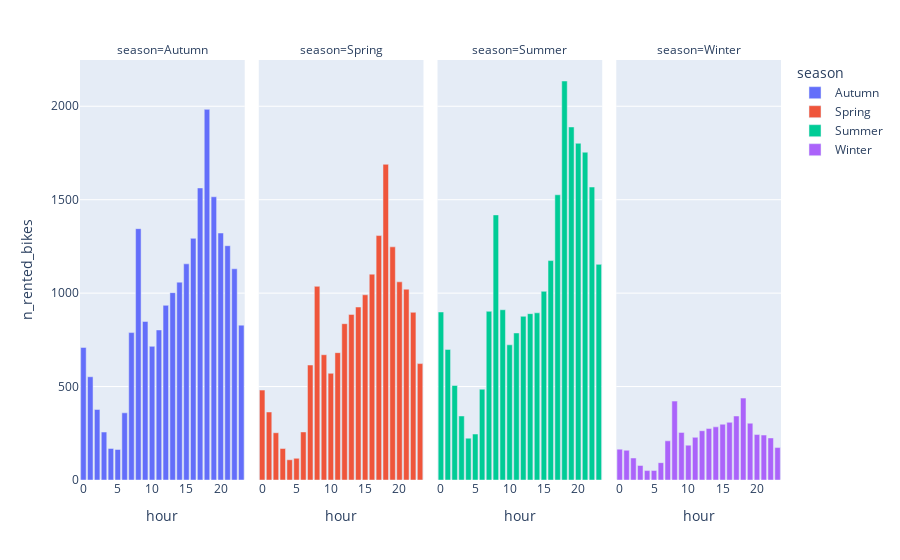

Write notebook code for a chart like this one.
### Code cell
## query for season
time_of_day_season = df.groupby(['hour', 'season'], as_index= False).agg({'n_rented_bikes': 'mean'})

px.bar(time_of_day_season, x= 'hour', y= 'n_rented_bikes', color= 'season', facet_col= 'season')

### Figure 1 — Plotly figure (JSON) as saved in the notebook; plotly's stock layout.template omitted (floating-point values rounded to 4 significant figures)
{"data": [{"alignmentgroup": "True", "hovertemplate": "season=Autumn<br>hour=%{x}<br>n_rented_bikes=%{y}<extra></extra>", "legendgroup": "Autumn", "marker": {"color": "#636efa", "pattern": {"shape": ""}}, "name": "Autumn", "offsetgroup": "Autumn", "orientation": "v", "showlegend": true, "textposition": "auto", "type": "bar", "x": [0, 1, 2, 3, 4, 5, 6, 7, 8, 9, 10, 11, 12, 13, 14, 15, 16, 17, 18, 19, 20, 21, 22, 23], "xaxis": "x", "y": [709.4, 552.5, 377.5, 256.6, 169.0, 163.4, 359.5, 788.9, 1345.0, 848.4, 715.3, 803.0, 934.6, 1003.0, 1059.0, 1157.0, 1293.0, 1563.0, 1983.0, 1516.0, 1322.0, 1254.0, 1130.0, 828.7], "yaxis": "y"}, {"alignmentgroup": "True", "hovertemplate": "season=Spring<br>hour=%{x}<br>n_rented_bikes=%{y}<extra></extra>", "legendgroup": "Spring", "marker": {"color": "#EF553B", "pattern": {"shape": ""}}, "name": "Spring", "offsetgroup": "Spring", "orientation": "v", "showlegend": true, "textposition": "auto", "type": "bar", "x": [0, 1, 2, 3, 4, 5, 6, 7, 8, 9, 10, 11, 12, 13, 14, 15, 16, 17, 18, 19, 20, 21, 22, 23], "xaxis": "x2", "y": [481.1, 363.9, 253.0, 168.5, 108.2, 116.2, 257.2, 615.3, 1036.0, 670.4, 570.9, 681.5, 836.4, 886.1, 925.7, 991.0, 1101.0, 1308.0, 1689.0, 1248.0, 1061.0, 1021.0, 897.4, 623.0], "yaxis": "y2"}, {"alignmentgroup": "True", "hovertemplate": "season=Summer<br>hour=%{x}<br>n_rented_bikes=%{y}<extra></extra>", "legendgroup": "Summer", "marker": {"color": "#00cc96", "pattern": {"shape": ""}}, "name": "Summer", "offsetgroup": "Summer", "orientation": "v", "showlegend": true, "textposition": "auto", "type": "bar", "x": [0, 1, 2, 3, 4, 5, 6, 7, 8, 9, 10, 11, 12, 13, 14, 15, 16, 17, 18, 19, 20, 21, 22, 23], "xaxis": "x3", "y": [899.1, 698.8, 505.8, 342.7, 223.8, 245.9, 485.8, 902.8, 1419.0, 911, 723.5, 786.9, 876.0, 890.2, 894.7, 1010.0, 1174.0, 1526.0, 2135.0, 1889.0, 1802.0, 1754.0, 1568.0, 1154.0], "yaxis": "y3"}, {"alignmentgroup": "True", "hovertemplate": "season=Winter<br>hour=%{x}<br>n_rented_bikes=%{y}<extra></extra>", "legendgroup": "Winter", "marker": {"color": "#ab63fa", "pattern": {"shape": ""}}, "name": "Winter", "offsetgroup": "Winter", "orientation": "v", "showlegend": true, "textposition": "auto", "type": "bar", "x": [0, 1, 2, 3, 4, 5, 6, 7, 8, 9, 10, 11, 12, 13, 14, 15, 16, 17, 18, 19, 20, 21, 22, 23], "xaxis": "x4", "y": [165.2, 159.1, 117.8, 77.81, 50.48, 51.22, 92.82, 209.6, 422.2, 254.6, 186.4, 228.3, 263.6, 275.3, 284.3, 298.6, 308.6, 342.5, 438.3, 304.0, 243.2, 240.5, 225.1, 173.4], "yaxis": "y4"}], "layout": {"annotations": [{"font": {}, "showarrow": false, "text": "season=Autumn", "x": 0.1175, "xanchor": "center", "xref": "paper", "y": 1, "yanchor": "bottom", "yref": "paper"}, {"font": {}, "showarrow": false, "text": "season=Spring", "x": 0.3725, "xanchor": "center", "xref": "paper", "y": 1, "yanchor": "bottom", "yref": "paper"}, {"font": {}, "showarrow": false, "text": "season=Summer", "x": 0.6275, "xanchor": "center", "xref": "paper", "y": 1, "yanchor": "bottom", "yref": "paper"}, {"font": {}, "showarrow": false, "text": "season=Winter", "x": 0.8825, "xanchor": "center", "xref": "paper", "y": 1, "yanchor": "bottom", "yref": "paper"}], "barmode": "relative", "legend": {"title": {"text": "season"}, "tracegroupgap": 0}, "margin": {"t": 60}, "xaxis": {"anchor": "y", "domain": [0, 0.235], "title": {"text": "hour"}}, "xaxis2": {"anchor": "y2", "domain": [0.255, 0.49], "matches": "x", "title": {"text": "hour"}}, "xaxis3": {"anchor": "y3", "domain": [0.51, 0.745], "matches": "x", "title": {"text": "hour"}}, "xaxis4": {"anchor": "y4", "domain": [0.765, 1.0], "matches": "x", "title": {"text": "hour"}}, "yaxis": {"anchor": "x", "domain": [0, 1], "title": {"text": "n_rented_bikes"}}, "yaxis2": {"anchor": "x2", "domain": [0, 1], "matches": "y", "showticklabels": false}, "yaxis3": {"anchor": "x3", "domain": [0, 1], "matches": "y", "showticklabels": false}, "yaxis4": {"anchor": "x4", "domain": [0, 1], "matches": "y", "showticklabels": false}}}
